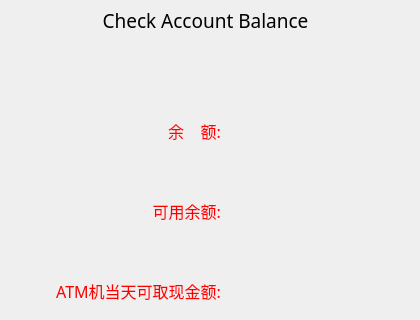
    <widget class="QWidget" name="balancepage">
     <property name="styleSheet">
      <string notr="true">background-image: url(:/images/img/blackBackground.jpg);</string>
     </property>
     <widget class="QLabel" name="label">
      <property name="geometry">
       <rect>
        <x>0</x>
        <y>0</y>
        <width>411</width>
        <height>41</height>
       </rect>
      </property>
      <property name="font">
       <font>
        <family>黑体</family>
        <pointsize>14</pointsize>
       </font>
      </property>
      <property name="styleSheet">
       <string notr="true">background-image: url(:/images/img/redBackgroud.jpg);</string>
      </property>
      <property name="text">
       <string>Check Account Balance</string>
      </property>
      <property name="alignment">
       <set>Qt::AlignCenter</set>
      </property>
     </widget>
     <widget class="QLabel" name="label_2">
      <property name="geometry">
       <rect>
        <x>10</x>
        <y>110</y>
        <width>211</width>
        <height>41</height>
       </rect>
      </property>
      <property name="font">
       <font>
        <family>黑体</family>
        <pointsize>12</pointsize>
       </font>
      </property>
      <property name="styleSheet">
       <string notr="true">color: rgb(255, 0, 0);
</string>
      </property>
      <property name="text">
       <string>   余    额:</string>
      </property>
      <property name="alignment">
       <set>Qt::AlignRight|Qt::AlignTrailing|Qt::AlignVCenter</set>
      </property>
     </widget>
     <widget class="QLabel" name="label_balance">
      <property name="geometry">
       <rect>
        <x>220</x>
        <y>110</y>
        <width>181</width>
        <height>41</height>
       </rect>
      </property>
      <property name="font">
       <font>
        <family>黑体</family>
        <pointsize>12</pointsize>
       </font>
      </property>
      <property name="styleSheet">
       <string notr="true">color: rgb(255, 0, 0);</string>
      </property>
      <property name="text">
       <string/>
      </property>
      <property name="alignment">
       <set>Qt::AlignLeading|Qt::AlignLeft|Qt::AlignVCenter</set>
      </property>
     </widget>
     <widget class="QLabel" name="label_kybalance">
      <property name="geometry">
       <rect>
        <x>220</x>
        <y>190</y>
        <width>181</width>
        <height>41</height>
       </rect>
      </property>
      <property name="font">
       <font>
        <family>黑体</family>
        <pointsize>12</pointsize>
       </font>
      </property>
      <property name="styleSheet">
       <string notr="true">color: rgb(255, 0, 0);</string>
      </property>
      <property name="text">
       <string/>
      </property>
      <property name="alignment">
       <set>Qt::AlignLeading|Qt::AlignLeft|Qt::AlignVCenter</set>
      </property>
     </widget>
     <widget class="QLabel" name="label_5">
      <property name="geometry">
       <rect>
        <x>10</x>
        <y>190</y>
        <width>211</width>
        <height>41</height>
       </rect>
      </property>
      <property name="font">
       <font>
        <family>黑体</family>
        <pointsize>12</pointsize>
       </font>
      </property>
      <property name="styleSheet">
       <string notr="true">color: rgb(255, 0, 0);
</string>
      </property>
      <property name="text">
       <string>可用余额:</string>
      </property>
      <property name="alignment">
       <set>Qt::AlignRight|Qt::AlignTrailing|Qt::AlignVCenter</set>
      </property>
     </widget>
     <widget class="QLabel" name="label_6">
      <property name="geometry">
       <rect>
        <x>10</x>
        <y>270</y>
        <width>211</width>
        <height>41</height>
       </rect>
      </property>
      <property name="font">
       <font>
        <family>黑体</family>
        <pointsize>12</pointsize>
       </font>
      </property>
      <property name="styleSheet">
       <string notr="true">color: rgb(255, 0, 0);
</string>
      </property>
      <property name="text">
       <string>ATM机当天可取现金额:</string>
      </property>
      <property name="alignment">
       <set>Qt::AlignRight|Qt::AlignTrailing|Qt::AlignVCenter</set>
      </property>
     </widget>
     <widget class="QLabel" name="label_dtkqbalance">
      <property name="geometry">
       <rect>
        <x>220</x>
        <y>270</y>
        <width>181</width>
        <height>41</height>
       </rect>
      </property>
      <property name="font">
       <font>
        <family>黑体</family>
        <pointsize>12</pointsize>
       </font>
      </property>
      <property name="styleSheet">
       <string notr="true">color: rgb(255, 0, 0);</string>
      </property>
      <property name="text">
       <string/>
      </property>
      <property name="alignment">
       <set>Qt::AlignLeading|Qt::AlignLeft|Qt::AlignVCenter</set>
      </property>
     </widget>
    </widget>
